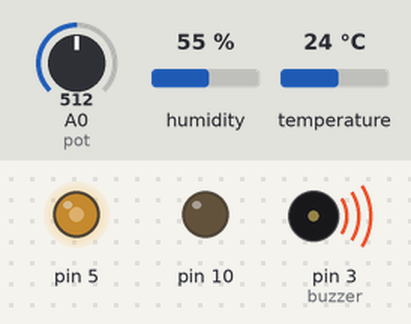
The sketch below on a simulated Arduino Uno, built with avr-gcc and run on an emulated ATmega328P. Shown: output pins drawn as LEDs (lit = HIGH), buzzer (waves = sounding). Inputs (shaded band) come from the test bench; at power-on: A0 (pot) = 512, humidity 55 %, temperature 24 °C. What the sketch prints to the serial monitor is not drawn.

Above: at 1.2 s.
1.3 s: A0 (pot) set to 716
At 1.9 s:
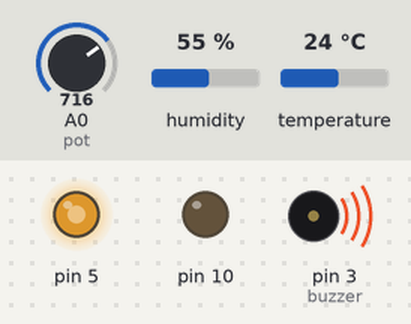
2.8 s: A0 (pot) set to 900
At 4.0 s:
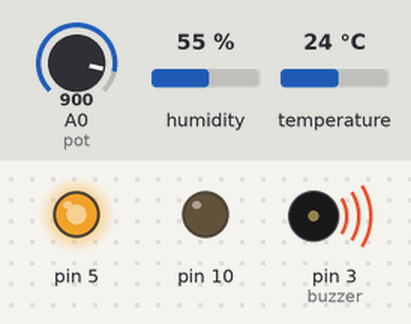
4.3 s: A0 (pot) set to 122
At 5.4 s:
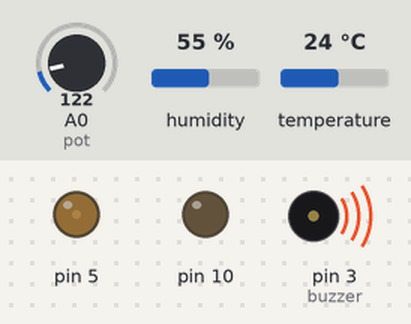
5.8 s: A0 (pot) set to 0
At 6.3 s:
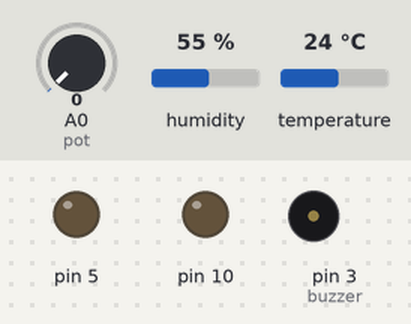
7.3 s: A0 (pot) set to 1023
At 8.7 s:
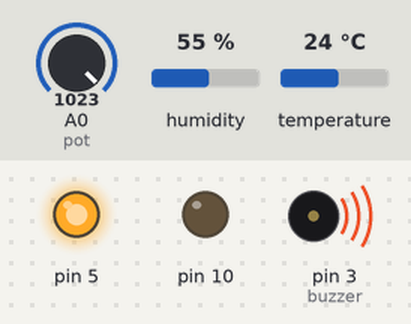
Timing chart, 0 to 9.8 s (numbered marks = the images above; inputs shaded):
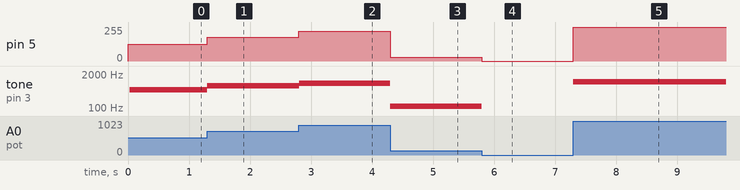

The sketch:

involt-basic.ino
```cpp
/*
  INVOLT BASIC ARDUINO SKETCH
  by Ernest Warzocha 2016
  ------------------------------------------------------
  This file is for serial communication between Arduino
  Uno and Involt App. It can be used with Bluetooth 2.0
  device connected via hardware serial.
*/

/*
  involtPin array contains values received from app.
  Each UI element refers to pin number which is index of
  this array. involtString is array for values received
  with "S" pin. You can increase the length of array to
  store more values then arduino total pins. Use them
  in sketch for not only pin-to-pin communication.
*/
int    involtPin[14] = {}; //equals involt.pin.P in app
String involtString[2] ={}; //equals involt.pin.S in app

/*
  Buffer for received data. If you plan to receive more
  chars at once just increase the array length.
*/
char involt[16];

/*
  String for responding to function received from app.
*/
String fname;
int ledvalue = 0;
const int pot = A0;

#include "DHT.h"
#define DHTPIN 2
#define DHTTYPE 11

DHT dht(DHTPIN, DHTTYPE);
int buzzer = 3;
int buzz = 0;

void setup() {
 /*
  Connection speed must be same as app.
  Should remain unchanged.
 */
  pinMode(10, OUTPUT);
  dht.begin();

 Serial.begin(57600);
}

void loop() {
  involtReceive();

  digitalWrite(10, involtPin[10]);
  ledvalue = map(analogRead(pot), 0, 1023, 0, 255);
  analogWrite(5, ledvalue);
  involtSend(0, analogRead(pot));

  float h = dht.readHumidity();
  involtSend(12, h);
  /*if (h > 70){
    tone(buzzer, 523.3);
  }
  else{
    noTone(buzzer);
  }*/
  buzz = map(analogRead(A0), 0, 1023, 0, 1000);
  tone(buzzer, buzz);


  //PUT YOUR CODE HERE

  //Clear the function to trigger it only once.
  fname = "";
}

/*
  INVOLT FUNCTIONS
  ------------------------------------------------------

  involtReceive
  ------------------------------------------------------
  read the data from app and parse the values received
  into proper array. The read until is used due to
  issues with missing chars when reading direct strings.

  involtSend, involtSendString
  ------------------------------------------------------
  send int or string to app. Multiple prints are to
  reduce the sketch size (compared to sprintf()).

  involtSendFunction
  ------------------------------------------------------
  send function name to trigger it in app.
*/

void involtReceive(){
  if(Serial.available()>0) {
    Serial.readBytesUntil('\n',involt,sizeof(involt));
    int pin;
    if (involt[0] == 'P'){
      int value;
      sscanf(involt, "P%dV%d", &pin, &value);
      involtPin[pin] = value;
    }
    else if (involt[0] == 'S'){
      char value[sizeof(involt)];
      sscanf(involt, "S%dV%s", &pin, &value);
      involtString[pin] = value;
    }
    else if (involt[0] == 'F'){
      char value[sizeof(involt)];
      sscanf(involt, "F%s", &value);
      fname = value;
    };
    memset(involt,0,sizeof(involt));
  };
};

void involtSend(int pinNumber, int sendValue){
  Serial.print('A');
  Serial.print(pinNumber);
  Serial.print('V');
  Serial.print(sendValue);
  Serial.println('E');
  Serial.flush();
};

void involtSendString(int pinNumber, String sendString){
  Serial.print('A');
  Serial.print(pinNumber);
  Serial.print('V');
  Serial.print(sendString);
  Serial.println('E');
  Serial.flush();

};

void involtSendFunction(String functionName){
  Serial.print('F');
  Serial.print(functionName);
  Serial.println('E');
  Serial.flush();
};
```

Measured:
- after the input at 1.3 s, pin 5: 127/255 → 178/255 at once; tone on pin 3 (buzzer): 500 Hz → 699 Hz at once
- after the input at 2.8 s, pin 5: 178/255 → 224/255 at once; tone on pin 3 (buzzer): 699 Hz → 879 Hz at once
- after the input at 4.3 s, pin 5: 224/255 → 30/255 at once; tone on pin 3 (buzzer): 879 Hz → 119 Hz at once
- after the input at 5.8 s, pin 5: 30/255 → 0/255 at once; tone on pin 3 (buzzer): 119 Hz → silent at once
- after the input at 7.3 s, pin 5: 0/255 → 255/255 at once; tone on pin 3 (buzzer): silent → 1000 Hz at once
